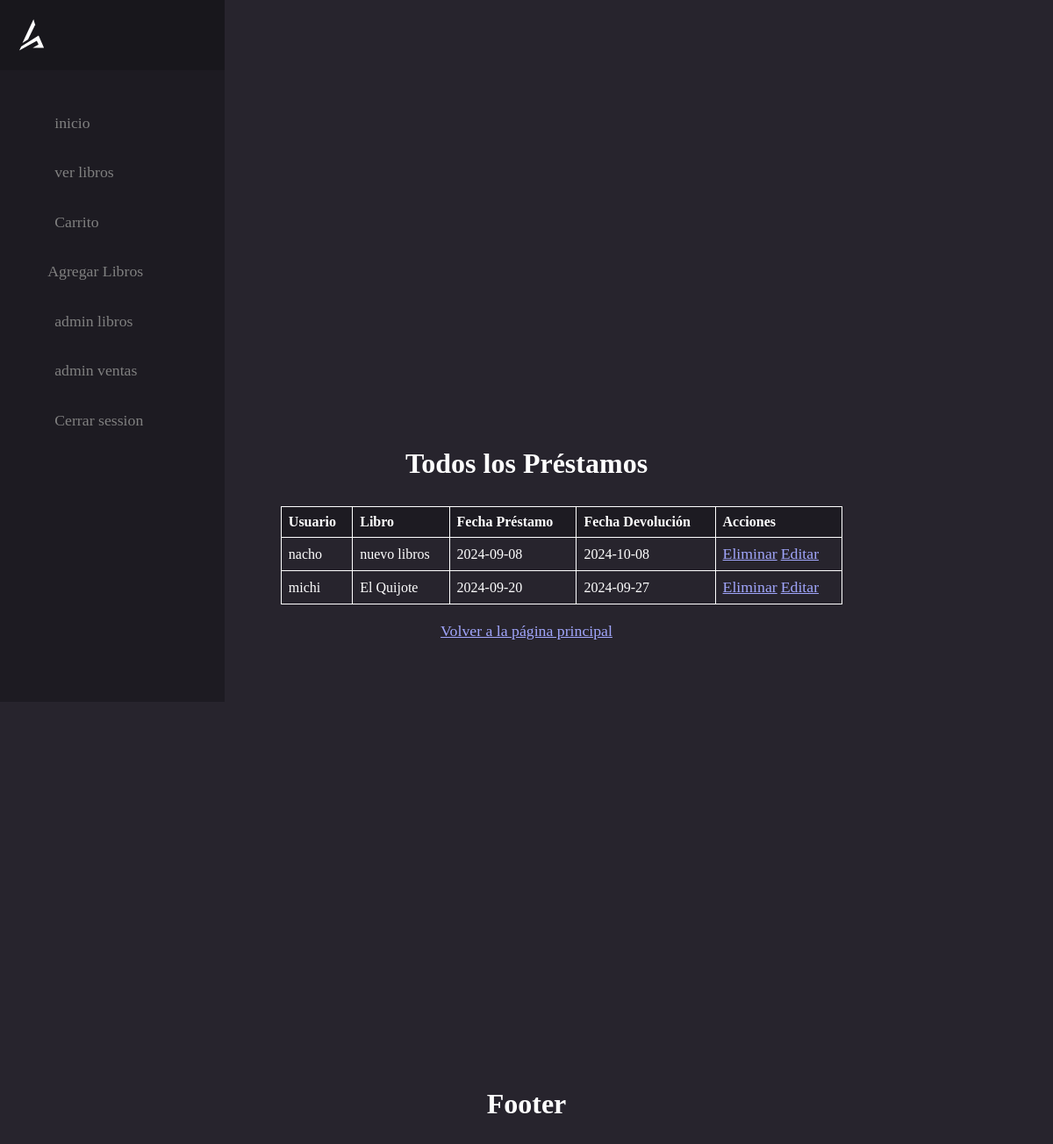
Page /todos-los-prestamos (signed in) on the earlier database version.
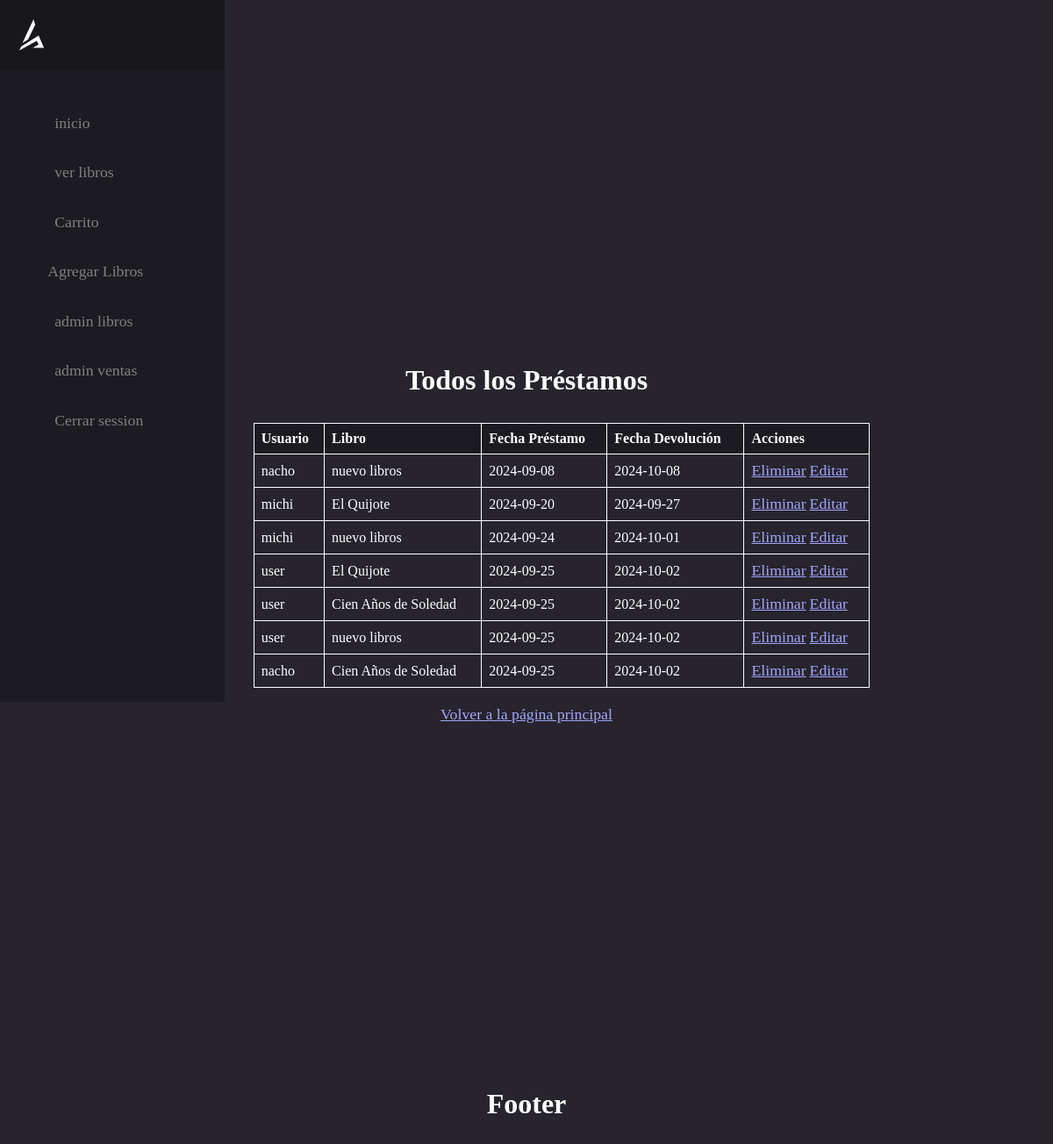
Same page on the later database version.
### models/controladordatabase.py (models this page shows, shortened)
class Prestamo(db.Model):
    __tablename__ = 'Prestamo'
    id = db.Column(db.Integer, primary_key=True)
    id_libro = db.Column(db.Integer, db.ForeignKey('Libros.id'), nullable=False)
    id_usuario = db.Column(db.Integer, db.ForeignKey('Usuario.id'), nullable=False)
    fecha_prestamo = db.Column(db.Date, nullable=False, default=date.today)
    fecha_devolucion = db.Column(db.Date, nullable=True)

class Usuario(db.Model):
    __tablename__ = 'Usuario'
    id = db.Column(db.Integer, primary_key=True)
    nombre = db.Column(db.String(100), nullable=False)
    correo = db.Column(db.String(100), unique=True, nullable=True)
    contrasena = db.Column(db.String(100), nullable=False)  # Asegúrate de que es 'contrasena'
    tel_cel = db.Column(db.String(20), nullable=True, default='12345678')
    rol = db.Column(db.Enum('admin', 'comun'), nullable=True, default='comun')
    prestamos = db.relationship('Prestamo', backref='usuario', lazy=True)

class Libros(db.Model):
    __tablename__ = 'Libros'
    id = db.Column(db.Integer, primary_key=True)
    titulo = db.Column(db.String(100), nullable=False)
    autor = db.Column(db.String(100), nullable=False)
    descripcion = db.Column(db.Text, nullable=True)
    fecha_emision = db.Column(db.Text, nullable=False, default=date.today)
    stock = db.Column(db.Integer, nullable=False)
    precio = db.Column(db.Float, nullable=False)
    img = db.Column(db.String(200), nullable=True, default="sinimagen.jpg")
    prestamos = db.relationship('Prestamo', backref='libro', lazy=True)

### routes/prestamo.py (the view)
@prestamos.route('/todos-los-prestamos')
@admin_required
def ver_todos_prestamos():
    prestamos = db.session.query(Prestamo, Libros, Usuario).join(Libros, Prestamo.id_libro == Libros.id).join(Usuario, Prestamo.id_usuario == Usuario.id).all()
    return render_template('prestamos/todos.html', prestamos=prestamos)

### routes/login.py (called while the page is built)
def admin_required(f):
    @wraps(f)
    def decorated_function(*args, **kwargs):
        if "nombre" not in session:  # Si el usuario no ha iniciado sesión
            flash("Acceso denegado: Debes iniciar sesión.")
            return redirect(url_for('user.index_login'))  # Redirigir al login
        if session.get('rol') != 'admin':  # Si el usuario no tiene rol de admin
            flash("Acceso denegado: Se requiere rol de administrador.")
            return redirect(url_for('libros.bienvenida'))  # Redirigir a una página sin restricciones
        return f(*args, **kwargs)
    return decorated_function

### templates/prestamos/todos.html (shortened to what this page needs)
{% extends 'layout.html' %}
{% block content %}
<body>
    <main id="main" class="flexbox-col">
    <h1>Todos los Préstamos</h1>
    <table>
        <thead>
            <tr>
                <th>Usuario</th>
                <th>Libro</th>
                <th>Fecha Préstamo</th>
                <th>Fecha Devolución</th>
                <th>Acciones</th>
            </tr>
        </thead>
        <tbody>
            {% for prestamo, libro, usuario in prestamos %}
                <tr>
                    <td>{{ usuario.nombre }}</td>
                    <td>{{ libro.titulo }}</td>
                    <td>{{ prestamo.fecha_prestamo }}</td>
                    <td>{{ prestamo.fecha_devolucion }}</td>
                        <td>
                            <a href="{{ url_for('prestamos.eliminar_prestamo', id=prestamo.id) }}">Eliminar</a>
                            <a href="{{ url_for('prestamos.editar_prestamo', id=prestamo.id) }}">Editar</a>
                        </td>
                </tr>
            {% endfor %}
        </tbody>
    </table>
    <a href="{{ url_for('libros.bienvenida') }}">Volver a la página principal</a>
    </main>
    {% endblock %}

Differences in the rows shown:
added Prestamo: nombre "michi", titulo "nuevo libros", fecha_prestamo "2024-09-24", fecha_devolucion "2024-10-01"
added Prestamo: nombre "user", titulo "El Quijote", fecha_prestamo "2024-09-25", fecha_devolucion "2024-10-02"
added Prestamo: nombre "user", titulo "Cien Años de Soledad", fecha_prestamo "2024-09-25", fecha_devolucion "2024-10-02"
added Prestamo: nombre "user", titulo "nuevo libros", fecha_prestamo "2024-09-25", fecha_devolucion "2024-10-02"
added Prestamo: nombre "nacho", titulo "Cien Años de Soledad", fecha_prestamo "2024-09-25", fecha_devolucion "2024-10-02"
